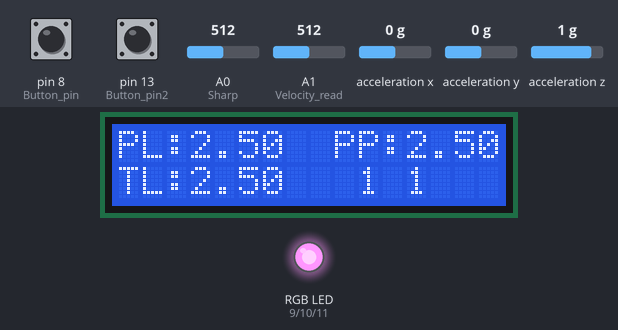
Bench run of a sketch on a simulated Arduino Uno, built with avr-gcc and run on an emulated ATmega328P. Parts: 16×2 character LCD, an RGB LED mixed from three pins (HIGH = lit). The inputs (shaded band) are chosen by the test bench; at power-on: pin 13 (Button_pin2) LOW, pin 8 (Button_pin) LOW, A0 (Sharp) = 512, A1 (Velocity_read) = 512, acceleration x 0 g, acceleration y 0 g, acceleration z 1 g.

Above: at 1.2 s.
1.3 s: pin 13 (Button_pin2) pulled HIGH for 0.15 s
At 1.8 s:
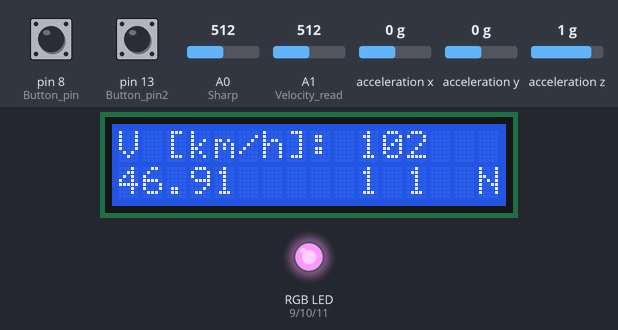
4.4 s: pin 8 (Button_pin) pulled HIGH for 0.15 s
At 5.2 s:
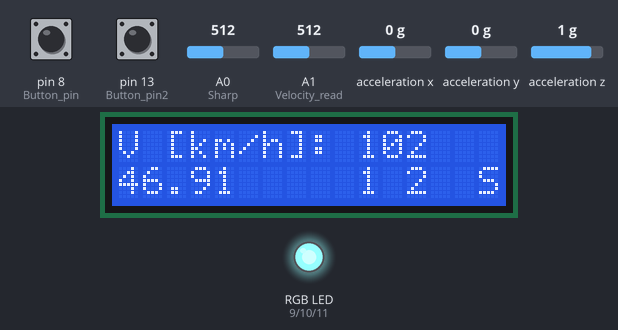
7.5 s: pin 8 (Button_pin) pulled HIGH for 1 s
At 8.0 s:
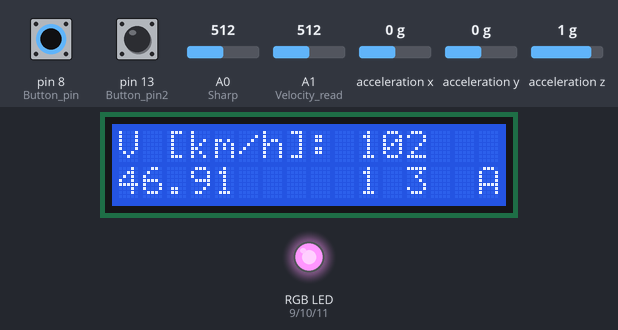
11.5 s: pin 8 (Button_pin) pulled HIGH for 0.15 s
At 12.4 s:
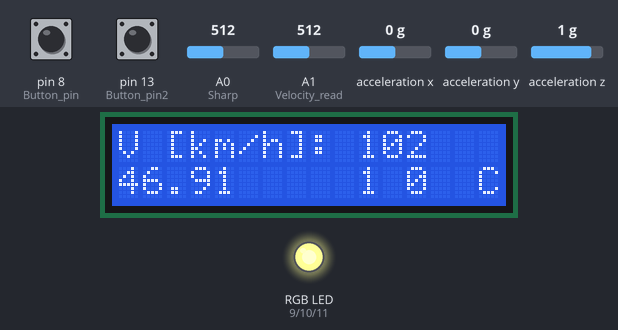
14.6 s: A0 (Sharp) set to 716
At 16.0 s:
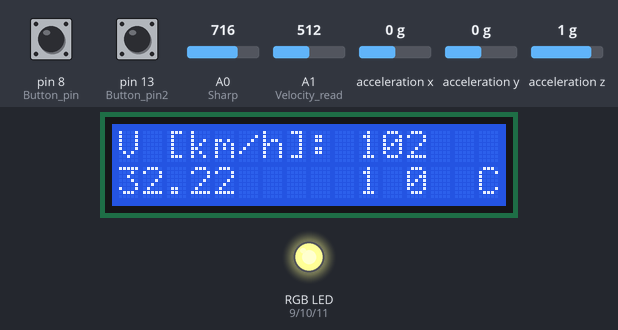
16.4 s: pin 8 (Button_pin) pulled HIGH for 3.2 s
At 16.9 s:
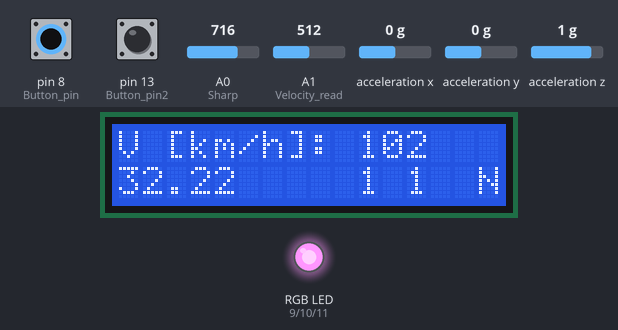
Timing chart, 0 to 19.4 s (numbered marks = the images above; inputs shaded):
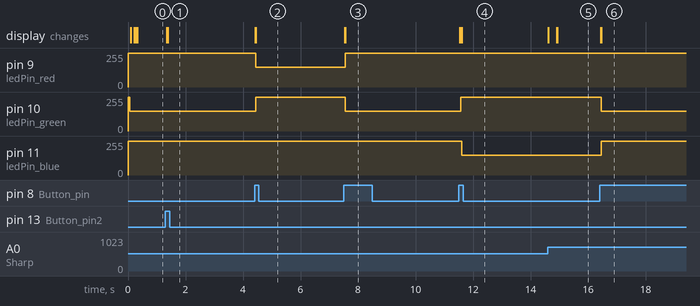

Measured:
- after the input at 1.3 s, the display: first changes at once (image 1 shows a later state)
- after the input at 4.4 s, pin 9 (ledPin_red): 255/255 → 150/255 after 0.05 s; pin 10 (ledPin_green): 150/255 → 255/255 after 0.05 s; the display: first changes at once (image 2 shows a later state)
- after the input at 7.5 s, pin 9 (ledPin_red): 150/255 → 255/255 after 0.06 s; pin 10 (ledPin_green): 255/255 → 150/255 after 0.06 s; the display: first changes at once (image 3 shows a later state)
- after the input at 11.5 s, pin 10 (ledPin_green): 150/255 → 255/255 after 0.06 s; pin 11 (ledPin_blue): 255/255 → 150/255 after 0.10 s; the display: first changes at once (image 4 shows a later state)
- after the input at 14.6 s, the display: first changes at once (image 5 shows a later state)
- after the input at 16.4 s, pin 10 (ledPin_green): 255/255 → 150/255 after 0.05 s; pin 11 (ledPin_blue): 150/255 → 255/255 after 0.05 s; the display: first changes at once (image 6 shows a later state)

The sketch:

Arduino_Prog.ino
```cpp
/*
 Name:		Arduino_Prog.ino
 Created:	11/29/2015 6:34:45 PM
 Author:	Mateusz
*/

#include <Wire.h>
#include <Adafruit_Sensor.h>
#include <Adafruit_MMA8451.h>
#include <LiquidCrystal.h>
#include <math.h>

LiquidCrystal lcd(7, 12, 5, 4, 3, 2);

// INITIALIZATIONS

Adafruit_MMA8451 mma = Adafruit_MMA8451();
const int numMMA = 10;
int indexMMA = 0;
float totalMMA_x = 0;
float sredMMA_x = 0;
float x[numMMA];
float totalMMA_y = 0;
float sredMMA_y = 0;
float y[numMMA];

int Sharp = A0;
const int numSharp = 10;
int indexSharp = 0;
int totalSharp = 0;
float sredSharp = 0;
int odczyty_Sharp[numMMA];

int Velocity_read = A1;

float Press = 2;

const int ledPin_red = 9;
const int ledPin_green = 10;
const int ledPin_blue = 11;
int ledState_R = LOW;
int ledState_G = LOW;
int ledState_B = LOW;

const int Button_pin = 8;
int buttonState = 0;
int lastButtonState = 0;
int button_counter = 1;

const int Button_pin2 = 13;
int buttonState2 = 0;
int lastButtonState2 = 0;
int button_counter2 = 0;


int manual = 1;
int last_manual = 0;
int manual_counter = 0;
int Velocity_range = 0;
int last_Velocity = 0;
int loop_counter;


int serial_in = 0;

const float pi = 3.1415926535897932384626433;

unsigned long prevMillis = 0;
unsigned long prevMillis2 = 0;
unsigned long prevMillis3 = 0;
float Press_time = 2;

// RGB LED - shows damper settings
void LED()
{

	if (manual == 1)
	{
		serial_in = button_counter;
	}

	if (Serial.available() > 0)
	{
		if (button_counter == 3/*manual != 1*/)
		{
			serial_in = Serial.read() - 48;
		}
	}

	switch (serial_in) {
	case 0:
		ledState_R = 255;
		ledState_G = 255;
		ledState_B = 150;
		analogWrite(ledPin_red, ledState_R);
		analogWrite(ledPin_green, ledState_G);
		analogWrite(ledPin_blue, ledState_B);
		break;
	case 1:
	case 3:
		ledState_R = 255;
		ledState_G = 150;
		ledState_B = 255;
		analogWrite(ledPin_red, ledState_R);
		analogWrite(ledPin_green, ledState_G);
		analogWrite(ledPin_blue, ledState_B);
		break;
	case 2:
		ledState_R = 150;
		ledState_G = 255;
		ledState_B = 255;
		analogWrite(ledPin_red, ledState_R);
		analogWrite(ledPin_green, ledState_G);
		analogWrite(ledPin_blue, ledState_B);
		break;
	default:
		for (int ledPin = 9; ledPin < 12; ledPin++)
		{
			digitalWrite(ledPin, HIGH);
		}
	}

}

// Buttons operation
void Button_count()
{
	buttonState2 = digitalRead(Button_pin2);
	if (button_counter2 == 2)
	{
		button_counter2 = 0;
	}
	if (buttonState2 != lastButtonState2)
	{
		if (buttonState2 == HIGH) {
			lcd.clear();
			button_counter2++;
		}
		delay(10);
	}
	lastButtonState2 = buttonState2;


	buttonState = digitalRead(Button_pin);
	if (button_counter == 4)
	{
		manual = 1;
		button_counter = 0;
	}
	if (buttonState != lastButtonState)
	{
		manual = 1;
		if (buttonState == HIGH) {
			button_counter++;
		}
		delay(10);
	}
	lastButtonState = buttonState;


}

// Suspension settings: height and auto-corrections dependent on speed and time
float Spring_mode(int V)
{
	float Spring_ = 0;
	int Velocity = V;
	unsigned long curMillis = millis();

	if (manual != last_manual || button_counter != manual_counter || Velocity_range != last_Velocity)
	{
		prevMillis = curMillis;
		prevMillis2 = curMillis;
		prevMillis3 = curMillis;
	}


	if (manual == 1)
	{
		switch (button_counter) {
		case 0:
			Spring_ = 3;
			break;
		case 1:
			Spring_ = 2;
			break;
		case 2:
			Spring_ = 1.5;
			break;
		default:
			Spring_ = 2;
		}
	}

	last_Velocity = Velocity_range;

	if (Velocity < 120 && Velocity > 50)
	{
		Velocity_range = 1;
		if (curMillis - prevMillis >= 5000)
		{
			manual = 0;
			Press_time = 2;
			prevMillis = curMillis;
			prevMillis2 = curMillis;
			prevMillis3 = curMillis;
		}
	}

	if (Velocity <= 50)
	{
		Velocity_range = 0;
		if (curMillis - prevMillis2 >= 5000)
		{
			manual = 0;
			Press_time = 3;
			prevMillis = curMillis;
			prevMillis2 = curMillis;
			prevMillis3 = curMillis;
		}
	}

	if (Velocity >= 120)
	{
		Velocity_range = 2;
		if (curMillis - prevMillis3 >= 5000)
		{
			manual = 0;
			Press_time = 1.5;
			prevMillis = curMillis;
			prevMillis2 = curMillis;
			prevMillis3 = curMillis;
		}
	}


	if (manual == 0)
	{
		Spring_ = Press_time;
	}

	last_manual = manual;
	manual_counter = button_counter;

	delay(10);
	return Spring_;
}

// Second LCD Mode Function
void LCD_mode2(int V)
{
	int Velocity = V;
	if (button_counter2 == 1)
	{
		switch (button_counter) {
		case 0:
			lcd.setCursor(15, 1);
			lcd.print("C");
			break;
		case 1:
			lcd.setCursor(15, 1);
			lcd.print("N");
			break;
		case 2:
			lcd.setCursor(15, 1);
			lcd.print("S");
			break;
		case 3:
			lcd.setCursor(15, 1);
			lcd.print("A");
			break;
		default:
			lcd.setCursor(15, 1);
			lcd.print("-");
		}

		lcd.setCursor(0, 0);
		lcd.print("V [km/h]: ");
		lcd.setCursor(10, 0);
		lcd.print(Velocity); lcd.print("   ");
	}
}

// Processing readings of an accelerometer
void MMA()
{
	if (button_counter2 == 0)
	{
		sensors_event_t event;
		mma.getEvent(&event);

		totalMMA_x = totalMMA_x - x[indexMMA];
		totalMMA_y = totalMMA_y - y[indexMMA];
		x[indexMMA] = event.acceleration.x;
		y[indexMMA] = event.acceleration.y;

		if (event.acceleration.x < -1)
		{
			x[indexMMA] = -1;
		}
		else if (event.acceleration.x > 1)
		{
			x[indexMMA] = 1;
		}

		if (event.acceleration.y < -1)
		{
			y[indexMMA] = -1;
		}
		else if (event.acceleration.y > 1)
		{
			y[indexMMA] = 1;
		}

		totalMMA_x = totalMMA_x + x[indexMMA];
		totalMMA_y = totalMMA_y + y[indexMMA];

		indexMMA++;
		if (indexMMA >= numMMA) {
			indexMMA = 0;
		}

		sredMMA_x = totalMMA_x / numMMA;
		sredMMA_y = totalMMA_y / numMMA;

		float angleX_rad = acos((sredMMA_x / 1));
		float angleX = angleX_rad * 180 / pi - 90;
		float angleY_rad = acos((sredMMA_y / 1));
		float angleY = angleY_rad * 180 / pi - 90;

		//float LP = angleX;
		//float PP = angleY;
		float PL = Press + 0.4 * (angleX + angleY) / 90;
		//float LP = angleX + angleY;
		float PP = Press + 0.4 * (angleX - angleY) / 90;
		//float LT = Press;
		//float PT = Press;
		float TL = Press + 0.4 * (-angleX + angleY) / 90;
		float TP = Press + 0.4 * (-angleX - angleY) / 90;

		if (PL < Press)
			PL = Press;
		if (PP < Press)
			PP = Press;
		if (TL < Press)
			TL = Press;
		if (TP < Press)
			TP = Press;

		lcd.setCursor(0, 0);
		lcd.print("PL:"); lcd.print(PL); lcd.print(" ");
		//lcd.print("X"); lcd.print(angleX);
		lcd.setCursor(9, 0);
		lcd.print("PP:"); lcd.print(PP); lcd.print(" ");
		lcd.setCursor(0, 1);
		lcd.print("TL:"); lcd.print(TL); lcd.print(" ");
		lcd.setCursor(9, 1);
		//lcd.print(button_counter2);
		//lcd.print("TP:"); lcd.print(TP); lcd.print(" ");

		delay(10);
	}
}

// Rangefinder readings and signal processing
float Sharp_read(float Pressure)
{
	totalSharp = totalSharp - odczyty_Sharp[indexSharp];
	odczyty_Sharp[indexSharp] = analogRead(Sharp);
	totalSharp = totalSharp + odczyty_Sharp[indexSharp];
	indexSharp++;
	if (indexSharp >= numSharp)
	{
		indexSharp = 0;
	}

	sredSharp = totalSharp / numSharp;
	float Voltage = sredSharp * 5 / 1023;
	float L = 0;
	L = 10 * ((12.632187 / (Voltage - 0.031031)) - 0.42); // Approximation based on the datasheet
	float demand_L = 130;

	//lcd.setCursor(0, 1);
	//lcd.print(L); lcd.print(" ");
	int Pressure_switch = Pressure;
	switch (Pressure_switch/*button_counter*/) {
	case 3:
		demand_L = 170;
		break;
	case 2:
		demand_L = 130;
		break;
	case 1:
		demand_L = 100;
		break;
	default:
		Press = 2;
	}

	if ((demand_L - L) > 0)
	{
		if ((demand_L - L) <= 40)
		{
			Pressure = Pressure + (demand_L - L) * 0.5 / 40;
		}
		else
		{
			Pressure += 0.5;
		}
	}

	Press = Pressure;
	return L;
}

void Sharp_disp(float L_)
{
	float L = L_;
	if (button_counter2 == 1)
	{
		lcd.setCursor(0, 1);
		lcd.print(L); lcd.print(" ");
	}
}

int Velo()
{
	int Velocity = 0;
	Velocity = (analogRead(Velocity_read) / 5);
	return Velocity;
}

// RESET and Setup
void setup() {
	Serial.begin(57600);
	mma.begin();
	mma.setRange(MMA8451_RANGE_2_G);

	pinMode(Button_pin, INPUT);

	pinMode(ledPin_red, OUTPUT);
	pinMode(ledPin_green, OUTPUT);
	pinMode(ledPin_blue, OUTPUT);

	for (int ledPin = 9; ledPin < 12; ledPin++)
	{
		digitalWrite(ledPin, HIGH);
	}

	lcd.begin(16, 2);
}

// the loop function runs over and over again until power down or reset
// MAIN
void loop() {
	lcd.setCursor(10, 1);
	lcd.print(manual);

	LED();
	LCD_mode2(Velo());
	Sharp_disp(Sharp_read(Spring_mode(Velo())));
	MMA();
	Button_count();
	lcd.setCursor(12, 1);
	lcd.print(button_counter);
	lcd.setCursor(10, 1);
	lcd.print(manual);
	delay(20);
}
```
